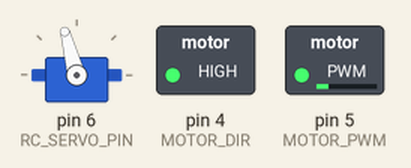
A sketch run on a simulated Arduino Uno, built with avr-gcc and run on an emulated ATmega328P. On the bench: servo, switched loads named in the sketch (green lamp = pin HIGH).

Above: at 0.05 s.
At 2.6 s:
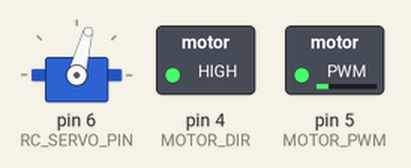
At 4.55 s:
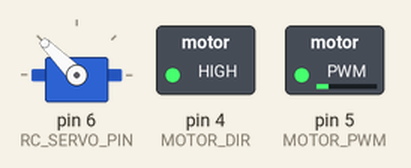
Timing chart, 0 to 5.2 s (numbered marks = the images above):
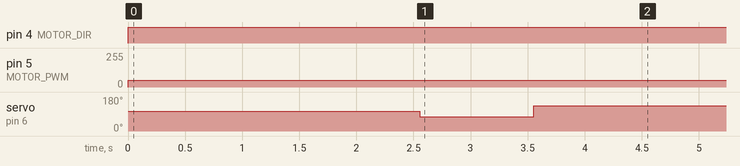

Measured:
- by itself, pin 4 (MOTOR_DIR): LOW → HIGH at 0.00 s
- by itself, pin 5 (MOTOR_PWM): 0/255 → 50/255 at 0.00 s
- by itself, servo on pin 6 (RC_SERVO_PIN): alternates 135° for 3.6 s and 75° for 1.0 s

The sketch:

M-motor_RC_SERVO.ino
```cpp
//Steering Servo Control
#include <Servo.h>
#define RC_SERVO_PIN 6
#define NEURAL_ANGLE 105
#define LEFT_STEER_ANGLE -30
#define RIGHT_STEER_ANGLE 30
#define MOTOR_PWM 5
#define MOTOR_DIR 4

Servo Steeringservo;
int Steering_Angle=NEURAL_ANGLE;

void setup()
{
  pinMode(MOTOR_DIR, OUTPUT);
  pinMode(MOTOR_PWM, OUTPUT);

  Steeringservo.attach(RC_SERVO_PIN);
  Steeringservo.write(NEURAL_ANGLE);

}

void steering_control(int steer_angle)
{
  Steeringservo.write(NEURAL_ANGLE+steer_angle);
}

void motor_control(int direction, int speed)
{
  digitalWrite(MOTOR_DIR, 1);
 analogWrite(MOTOR_PWM, 50);
}

void loop()
{
   int i;
   for(i=0; i<255; i++)
  {
    motor_control(1, i);
    delay(10);
  }

   steering_control(LEFT_STEER_ANGLE);
   delay(1000);
   steering_control(RIGHT_STEER_ANGLE);
   delay(1000);
   motor_control(1, 100);

}
```
